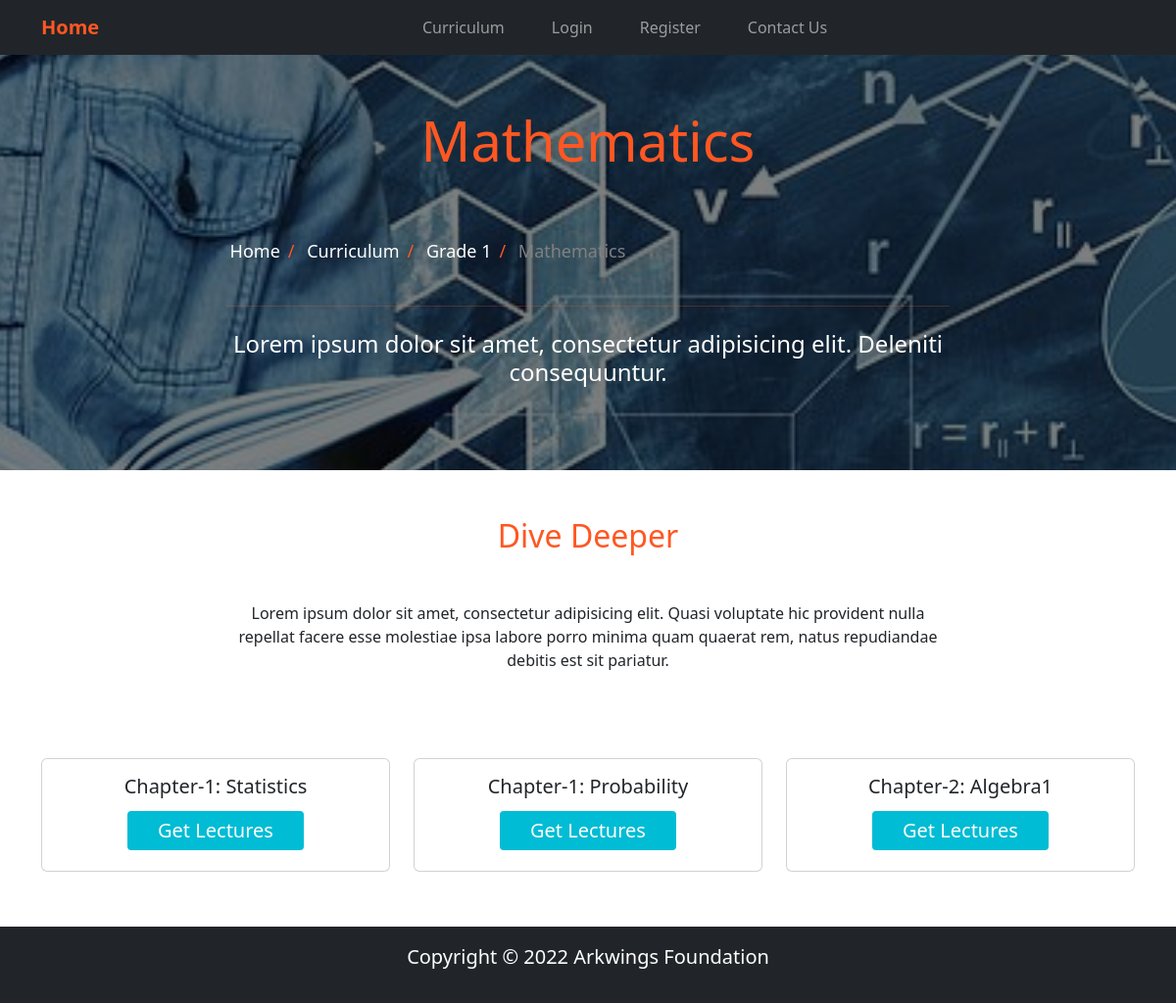
/curriculum/grade-1/37156987/, run on the app's committed database.
### curriculum/models.py (models this page shows, shortened)
class Subject(models.Model):
    subject_id = models.CharField(max_length=100, unique=True)
    name = models.CharField(max_length=100)
    slug = models.SlugField(null=True, blank=True)
    standard = models.ForeignKey(Standard, on_delete=models.CASCADE, related_name='subjects')
    image = models.ImageField(upload_to=save_subject_image, blank=True, verbose_name='Subject Image')
    description = models.TextField(max_length=500,blank=True)

class Standard(models.Model):
    name = models.CharField(max_length=100, unique=True)
    slug = models.SlugField(null=True, blank=True)
    description = models.TextField(max_length=500,blank=True)
    def __str__(self):
        return self.name

class Lesson(models.Model):
    lesson_id = models.CharField(max_length=100, unique=True)
    Standard = models.ForeignKey(Standard, on_delete=models.CASCADE)
    created_by = models.ForeignKey(User,on_delete=models.CASCADE)
    created_at = models.DateTimeField(auto_now_add=True)
    subject = models.ForeignKey(Subject, on_delete=models.CASCADE,related_name='lessons')
    name = models.CharField(max_length=250)
    position = models.PositiveSmallIntegerField(verbose_name="Chapter no.")
    slug = models.SlugField(null=True, blank=True)
    video = models.FileField(upload_to=save_lesson_files,verbose_name="Video", blank=True, null=True)
    ppt = models.FileField(upload_to=save_lesson_files,verbose_name="Presentations", blank=True)
    Notes = models.FileField(upload_to=save_lesson_files,verbose_name="Notes", blank=True)
    class Meta:
        ordering = ['position']

### curriculum/views.py (the view)
# urls.py: path('<str:standard>/<slug:slug>/', views.LessonListView.as_view(), name='lesson_list'),
class LessonListView(DetailView):
    context_object_name = 'subjects'
    model = Subject
    template_name = 'curriculum/lesson_list_view.html'

### curriculum/templates/curriculum/lesson_list_view.html (shortened to what this page needs)
{% extends 'base.html' %}
{% load static %}
{% block image_block %}
<header class="info-header">
  <div id="page-intro" class="container-fluid d-flex align-items-center justify-content-center ">
    <div class="row d-flex justify-content-center text-center">
      <div class="col-md-10 text-white">
        <h2 class="display-4 font-weight-bold  p-5 " style="color:#ff5722;" > {{subjects.name}} </h2>
        <div class="row d-flex justify-content-center text-center">
          <ul class="breadcrumb">
            <li><a href="{% url 'index' %}">Home</a></li>
            <li><a href="{% url 'curriculum:standard_list' %}">Curriculum</a></li>
            <li><a href="{% url 'curriculum:subject_list' slug=subjects.standard.slug %}">{{subjects.standard}}</a></li>
            <li class="disabled-text" >{{subjects.name}}</li>
          </ul>
        </div>
        <hr style="color:#ff5722;">
        <h4 class="white-text my-4">Lorem ipsum dolor sit amet, consectetur adipisicing elit.
                  Deleniti
                  consequuntur.</h4>
  </div>
</header>
{% endblock %}
{% block content %}
<section id="best-features" class="text-center">
              <h2 class="mb-5 mt-5 font-weight-bold" style="color:#ff5722;">Dive Deeper</h2>
              <div class="row d-flex justify-content-center mb-4">
                <div class="col-md-8 mb-5">
                  <p class="grey-text">Lorem ipsum dolor sit amet, consectetur adipisicing elit. Quasi voluptate
                                    hic
                                    provident nulla repellat
                                    facere esse molestiae ipsa labore porro minima quam quaerat rem, natus repudiandae debitis
                                    est
                                    sit pariatur.</p>
                </div>
              </div>
              <div class="row d-flex justify-content-center mb-3">
                {% for lesson in subjects.lessons.all %}
                <div class="col-sm-4 mb-4">
                  <div class="card box-shadow-hover">
                    <div class="card-body">
                      <h5 class="card-title">Chapter-{{lesson.position}}: {{lesson.name}}</h5>
                      <a href="{% url 'curriculum:lesson_detail' slug=lesson.slug subject=subjects.slug standard=lesson.Standard.slug %}" >
                      <button type="button" class="button-les"><span>Get Lectures</span></button>
                      </a>
                    </div>
                  </div>
                </div>
                {% endfor %}
              </div>
</section>
{%endblock%}

### static/css/master_css.css (style rules this page uses)
html, body, header, #intro { height: 100%; }
.text-white { color: white; }
hr { border-color: inherit; }
.info-header { height: 60%; }
#page-intro { height: 100%; }
#page-intro { background:linear-gradient(rgba(0, 0, 0, 0.5), rgba(0, 0, 0, 0.5)), url("book-4126483__340.jpg")no-repeat center center fixed; -webkit-background-size: cover; -moz-background-size: cover; -o-background-size: cover; background-size: cover; }
ul.breadcrumb { padding: 10px 16px; list-style: none; background-color: transparent; }
ul.breadcrumb li { display: inline; font-size: 18px; }
ul.breadcrumb li+li:before { padding: 8px; color: #ff5722; content: "/\00a0"; }
ul.breadcrumb li a { color: white; text-decoration: none; }
.disabled-text { color: gray; }
.button-les { border-radius: 4px; background-color: #00bcd4; border: none; color: #FFFFFF; text-align: center; font-size: 20px; padding: 5px; width: 180px; transition: all 0.5s; cursor: pointer; margin: 5px; }
.button-les span { cursor: pointer; display: inline-block; position: relative; transition: 0.5s; }
.button-les span:after { content: '\00bb'; position: absolute; opacity: 0; top: 0; right: -20px; transition: 0.5s; }

### data on the page
Subject: name "Mathematics", standard "Grade 1"
Lesson: position "1", name "Statistics"
Lesson: position "1", name "Probability"
Lesson: position "2", name "Algebra1"
